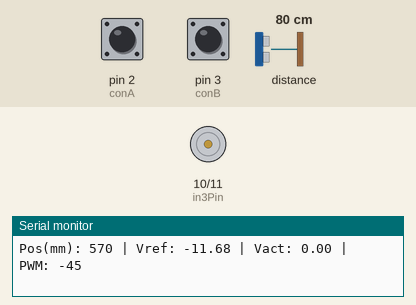
The sketch below on a simulated Arduino Uno, built with avr-gcc and run on an emulated ATmega328P. Parts: motor-driver pin pairs drawn as motors (green arrow = first pin HIGH = forward, orange = second pin HIGH = backward, longer = more drive, scaled by the enable pin), the last lines printed to the serial monitor. Inputs (shaded band) come from the test bench; at power-on: distance to the obstacle 80 cm, pin 2 (conA) HIGH, pin 3 (conB) HIGH.

Above: at 1.2 s.
1.3 s: distance to the obstacle set to 30 cm
2.8 s: distance to the obstacle set to 26 cm
4.3 s: distance to the obstacle set to 21 cm
5.8 s: distance to the obstacle set to 16 cm
7.3 s: pin 2 (conA) pulled LOW for 0.15 s
9.0 s: distance to the obstacle set to 250 cm
At 10.7 s:
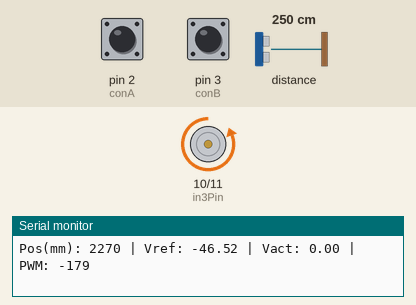
Timing chart, 0 to 12.1 s (numbered marks = the images above; inputs shaded):
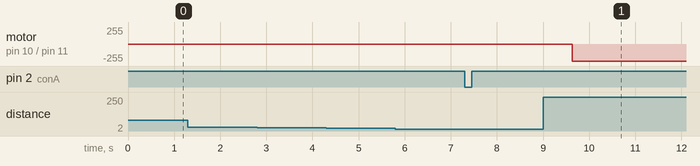

The sketch:

P_18_06_25.ino
```cpp
#include "Adafruit_VL53L1X.h"
#include <Wire.h>

// Pines hardware
#define IRQ_PIN 8
#define XSHUT_PIN 9
#define in3Pin 10
#define in4Pin 11
#define pwmEnablePin 7
#define conA 2
#define conB 3

// Encoder y variables
volatile long encoder_ticks = 0;
float vel_actual = 0;
float ang = 0;
const float pulsos_por_grado = 0.09;

long encoder_prev = 0;
int pwm_prev = 0;

// Sensor
Adafruit_VL53L1X vl53 = Adafruit_VL53L1X(XSHUT_PIN, IRQ_PIN);

// Controladores
const float Kp_pos = 0.0204933175108283;
const float Kp_vel = 3.856202245096381;

const int CALIBRATION_OFFSET = 230;
const int ZONA_MUERTA_POS = 3;
const int ZONA_MUERTA_VEL = 1;

float Ref_Pos = 0; // en mm
float Ref_Vel = 0; // en grados/seg

unsigned long t_prev = 0;

// ------------ SETUP ----------------
void setup() {
  Serial.begin(115200);
  Wire.begin();

  if (!vl53.begin(0x29, &Wire)) {
    Serial.println("Error VL53L1X");
    while (1);
  }
  vl53.setTimingBudget(50);
  vl53.startRanging();

  pinMode(in3Pin, OUTPUT);
  pinMode(in4Pin, OUTPUT);
  pinMode(pwmEnablePin, OUTPUT);
  pinMode(conA, INPUT_PULLUP);
  pinMode(conB, INPUT_PULLUP);

  attachInterrupt(digitalPinToInterrupt(conA), encoder_ISR, CHANGE);
  attachInterrupt(digitalPinToInterrupt(conB), encoder_ISR, CHANGE);

  t_prev = millis();
}

// ------------ LOOP -----------------
void loop() {
  unsigned long t_now = millis();
  if (t_now - t_prev >= 50) {
    t_prev = t_now;

    // --- Leer posición ---
    int16_t dist = vl53.distance();
    if (dist == -1) return;
    vl53.clearInterrupt();

    int pos_mm = dist - CALIBRATION_OFFSET;
    float error_pos = Ref_Pos - pos_mm;

    // --- Control externo ---
    if (abs(error_pos) < ZONA_MUERTA_POS) Ref_Vel = 0;
    else Ref_Vel = Kp_pos * error_pos;
    Ref_Vel = constrain(Ref_Vel, -180, 180);

    // --- Calcular velocidad actual ---
    long delta_ticks = encoder_ticks - encoder_prev;
    vel_actual = (delta_ticks * pulsos_por_grado) / 0.05;
    encoder_prev = encoder_ticks;

    // --- Control interno ---
    float error_vel = Ref_Vel - vel_actual;
    int pwm_cmd = 0;

    if (abs(error_vel) < ZONA_MUERTA_VEL) {
      detenerMotor();
    } else {
      pwm_cmd = Kp_vel * error_vel;
      pwm_cmd = constrain(pwm_cmd, -255, 255);

      // APLICAR SUAVIZADO
      int pwm_suavizado = suavizarPWM(abs(pwm_cmd), pwm_prev, 10);
      pwm_prev = pwm_suavizado;

      moverMotor(pwm_cmd > 0 ? 1 : -1, pwm_suavizado);
    }

    // --- Debug ---
    Serial.print("Pos(mm): "); Serial.print(pos_mm);
    Serial.print(" | Vref: "); Serial.print(Ref_Vel);
    Serial.print(" | Vact: "); Serial.print(vel_actual);
    Serial.print(" | PWM: "); Serial.println(pwm_cmd);
  }
}

// ------------ MOTOR -------------
void moverMotor(int dir, int pwm) {
  digitalWrite(in3Pin, dir > 0);
  digitalWrite(in4Pin, dir < 0);
  analogWrite(pwmEnablePin, pwm);
}

void detenerMotor() {
  digitalWrite(in3Pin, LOW);
  digitalWrite(in4Pin, LOW);
  analogWrite(pwmEnablePin, 0);
}

// ------------ ENCODER ISR -------------
void encoder_ISR() {
  static int last_A = 0, last_B = 0;
  int A = digitalRead(conA);
  int B = digitalRead(conB);
  int delta = (last_A == A && last_B != B) || (last_A != A && last_B == B) ? 1 : -1;
  encoder_ticks += delta;
  last_A = A;
  last_B = B;
}

// ------------ PWM SUAVIZADO -------------
int suavizarPWM(int actual, int anterior, int max_delta) {
  int delta = actual - anterior;
  if (abs(delta) > max_delta)
    return anterior + (delta > 0 ? max_delta : -max_delta);
  else
    return actual;
}
```

Measured:
- after the input at 9.0 s, motor on pin 10 (in3Pin) / pin 11 (in4Pin): stopped → backward 255/255 after 0.64 s
